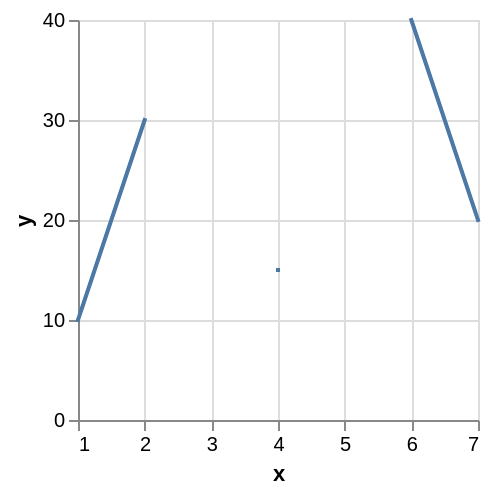

Vega-Lite specification for this chart:
### Vega specification from a JSON file in a GitHub repository (floating-point values rounded to 4 significant figures)
{"$schema": "https://vega.github.io/schema/vega/v5.json", "autosize": "pad", "padding": 5, "width": 200, "height": 200, "style": "cell", "data": [{"name": "source_0", "values": [{"x": 1, "y": 10}, {"x": 2, "y": 30}, {"x": 3, "y": null}, {"x": 4, "y": 15}, {"x": 5, "y": null}, {"x": 6, "y": 40}, {"x": 7, "y": 20}]}, {"name": "data_0", "source": "source_0", "transform": [{"type": "formula", "expr": "toNumber(datum[\"x\"])", "as": "x"}]}], "marks": [{"name": "marks", "type": "line", "style": ["line"], "sort": {"field": "datum[\"x\"]"}, "from": {"data": "data_0"}, "encode": {"update": {"strokeCap": {"value": "square"}, "stroke": {"value": "#4c78a8"}, "x": {"scale": "x", "field": "x"}, "y": {"scale": "y", "field": "y"}, "defined": {"signal": "datum[\"x\"] !== null && !isNaN(datum[\"x\"]) && datum[\"y\"] !== null && !isNaN(datum[\"y\"])"}}}}], "scales": [{"name": "x", "type": "linear", "domain": {"data": "data_0", "field": "x"}, "range": [0, {"signal": "width"}], "nice": true, "zero": false}, {"name": "y", "type": "linear", "domain": {"data": "data_0", "field": "y"}, "range": [{"signal": "height"}, 0], "nice": true, "zero": true}], "axes": [{"scale": "x", "orient": "bottom", "gridScale": "y", "grid": true, "tickCount": {"signal": "ceil(width/40)"}, "domain": false, "labels": false, "maxExtent": 0, "minExtent": 0, "ticks": false, "zindex": 0}, {"scale": "y", "orient": "left", "gridScale": "x", "grid": true, "tickCount": {"signal": "ceil(height/40)"}, "domain": false, "labels": false, "maxExtent": 0, "minExtent": 0, "ticks": false, "zindex": 0}, {"scale": "x", "orient": "bottom", "grid": false, "title": "x", "labelFlush": true, "labelOverlap": true, "tickCount": {"signal": "ceil(width/40)"}, "zindex": 0}, {"scale": "y", "orient": "left", "grid": false, "title": "y", "labelOverlap": true, "tickCount": {"signal": "ceil(height/40)"}, "zindex": 0}]}
